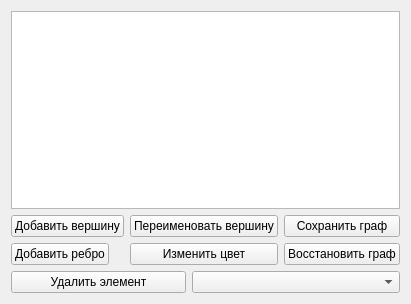
<?xml version="1.0" encoding="UTF-8"?>
<ui version="4.0">
 <class>GraphWindow</class>
 <widget class="QWidget" name="GraphWindow">
  <property name="geometry">
   <rect>
    <x>0</x>
    <y>0</y>
    <width>407</width>
    <height>304</height>
   </rect>
  </property>
  <property name="windowTitle">
   <string>Form</string>
  </property>
  <layout class="QGridLayout" name="gridLayout">
   <item row="0" column="0" colspan="2">
    <widget class="QGraphicsView" name="graphicsView"/>
   </item>
   <item row="1" column="0">
    <layout class="QFormLayout" name="formLayout">
     <item row="0" column="0">
      <widget class="QPushButton" name="addVertPushButton">
       <property name="text">
        <string>Добавить вершину</string>
       </property>
      </widget>
     </item>
     <item row="0" column="1">
      <widget class="QPushButton" name="renamePushButton">
       <property name="text">
        <string>Переименовать вершину</string>
       </property>
      </widget>
     </item>
     <item row="1" column="0">
      <widget class="QPushButton" name="addEdgePushButton">
       <property name="text">
        <string>Добавить ребро</string>
       </property>
      </widget>
     </item>
     <item row="1" column="1">
      <widget class="QPushButton" name="colorPushButton">
       <property name="text">
        <string>Изменить цвет</string>
       </property>
      </widget>
     </item>
    </layout>
   </item>
   <item row="1" column="1">
    <layout class="QVBoxLayout" name="verticalLayout">
     <item>
      <widget class="QPushButton" name="savePushButton">
       <property name="text">
        <string>Сохранить граф</string>
       </property>
      </widget>
     </item>
     <item>
      <widget class="QPushButton" name="loadPushButton">
       <property name="text">
        <string>Восстановить граф</string>
       </property>
      </widget>
     </item>
    </layout>
   </item>
   <item row="2" column="0" colspan="2">
    <layout class="QHBoxLayout" name="horizontalLayout">
     <item>
      <widget class="QPushButton" name="deletePushButton">
       <property name="text">
        <string>Удалить элемент</string>
       </property>
      </widget>
     </item>
     <item>
      <widget class="QComboBox" name="comboBox_2">
       <property name="enabled">
        <bool>true</bool>
       </property>
       <property name="editable">
        <bool>false</bool>
       </property>
       <property name="placeholderText">
        <string> Алгоритмы</string>
       </property>
       <item>
        <property name="text">
         <string>Алгоритмы</string>
        </property>
       </item>
       <item>
        <property name="text">
         <string>Информация о графе</string>
        </property>
       </item>
       <item>
        <property name="text">
         <string>Эйлеров цикл</string>
        </property>
       </item>
       <item>
        <property name="text">
         <string>Гамильтонов цикл</string>
        </property>
       </item>
       <item>
        <property name="text">
         <string>Параметры графа</string>
        </property>
       </item>
       <item>
        <property name="text">
         <string>Нахождение кратчайших путей</string>
        </property>
       </item>
      </widget>
     </item>
    </layout>
   </item>
  </layout>
 </widget>
 <resources/>
 <connections/>
</ui>
